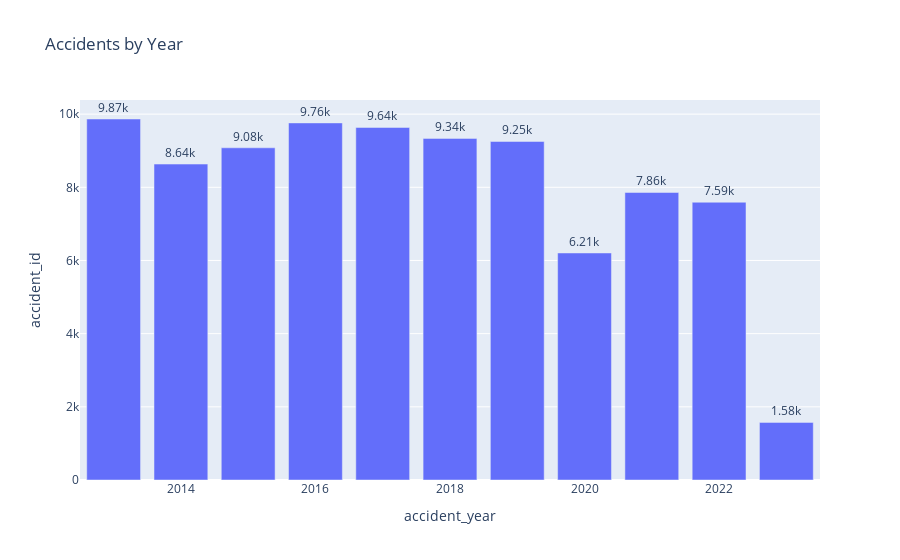

The code cell stored with this chart in its notebook:
### Code cell
import plotly.express as px
accidents_by_year = imh_jr.groupby(['accident_year']).count()
accidents_by_year = accidents_by_year.reset_index()
fig = px.bar(accidents_by_year, x='accident_year', y='accident_id', text='accident_id', title='Accidents by Year')
fig.update_traces(texttemplate='%{text:.3s}', textposition='outside')
fig.show()

### Figure 1 — Plotly figure (JSON) as saved in the notebook; plotly's stock layout.template omitted (floating-point values rounded to 4 significant figures)
{"data": [{"alignmentgroup": "True", "hovertemplate": "accident_year=%{x}<br>accident_id=%{text}<extra></extra>", "legendgroup": "", "marker": {"color": "#636efa", "pattern": {"shape": ""}}, "name": "", "offsetgroup": "", "orientation": "v", "showlegend": false, "text": [9867, 8635, 9080, 9760, 9636, 9337, 9253, 6205, 7859, 7592, 1575], "textposition": "outside", "texttemplate": "%{text:.3s}", "type": "bar", "x": [2013, 2014, 2015, 2016, 2017, 2018, 2019, 2020, 2021, 2022, 2023], "xaxis": "x", "y": [9867, 8635, 9080, 9760, 9636, 9337, 9253, 6205, 7859, 7592, 1575], "yaxis": "y"}], "layout": {"barmode": "relative", "legend": {"tracegroupgap": 0}, "title": {"text": "Accidents by Year"}, "xaxis": {"anchor": "y", "domain": [0, 1], "title": {"text": "accident_year"}}, "yaxis": {"anchor": "x", "domain": [0, 1], "title": {"text": "accident_id"}}}}
